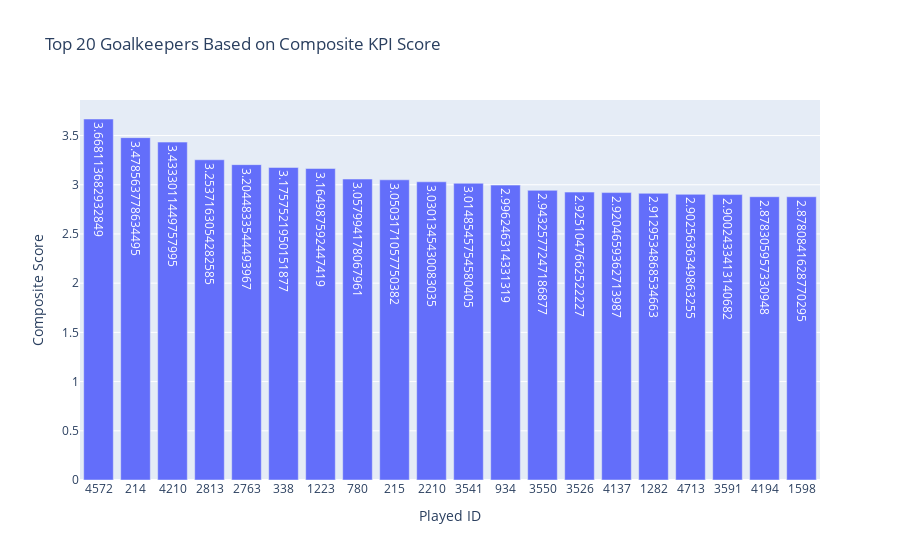

This figure's notebook cell:
### Markdown cell above
## The visualization of the top 20 goalkeepers along with the visualization

### Code cell
import plotly.express as px

# Create the bar plot for the top 20 goalkeepers based on composite scores
fig = px.bar(top_20_goalkeepers, x='Played_Id', y='CompositeScore',
             title='Top 20 Goalkeepers Based on Composite KPI Score',
             labels={'Played_Id': 'Played ID', 'CompositeScore': 'Composite Score'},
             text='CompositeScore')

# Update the layout for better visualization
fig.update_layout(
    xaxis=dict(type='category', categoryorder='total descending'),
    yaxis=dict(title='Composite Score'),
    xaxis_title='Played ID',
    yaxis_title='Composite Score',
    showlegend=False
)

# Show the plot
fig.show()

### Figure 1 — Plotly figure (JSON) as saved in the notebook; plotly's stock layout.template omitted (floating-point values rounded to 4 significant figures)
{"data": [{"alignmentgroup": "True", "hovertemplate": "Played ID=%{x}<br>Composite Score=%{text}<extra></extra>", "legendgroup": "", "marker": {"color": "#636efa", "pattern": {"shape": ""}}, "name": "", "offsetgroup": "", "orientation": "v", "showlegend": false, "text": [3.668, 3.479, 3.433, 3.254, 3.204, 3.176, 3.165, 3.058, 3.05, 3.03, 3.015, 2.996, 2.943, 2.925, 2.92, 2.913, 2.903, 2.9, 2.878, 2.878], "textposition": "auto", "type": "bar", "x": [4572, 214, 4210, 2813, 2763, 338, 1223, 780, 215, 2210, 3541, 934, 3550, 3526, 4137, 1282, 4713, 3591, 4194, 1598], "xaxis": "x", "y": [3.668, 3.479, 3.433, 3.254, 3.204, 3.176, 3.165, 3.058, 3.05, 3.03, 3.015, 2.996, 2.943, 2.925, 2.92, 2.913, 2.903, 2.9, 2.878, 2.878], "yaxis": "y"}], "layout": {"barmode": "relative", "legend": {"tracegroupgap": 0}, "showlegend": false, "title": {"text": "Top 20 Goalkeepers Based on Composite KPI Score"}, "xaxis": {"anchor": "y", "categoryorder": "total descending", "domain": [0, 1], "title": {"text": "Played ID"}, "type": "category"}, "yaxis": {"anchor": "x", "domain": [0, 1], "title": {"text": "Composite Score"}}}}
